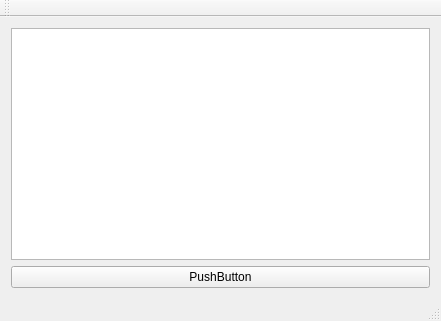
<?xml version="1.0" encoding="UTF-8"?>
<ui version="4.0">
 <class>MainWindow</class>
 <widget class="QMainWindow" name="MainWindow">
  <property name="geometry">
   <rect>
    <x>0</x>
    <y>0</y>
    <width>441</width>
    <height>321</height>
   </rect>
  </property>
  <property name="windowTitle">
   <string>MainWindow</string>
  </property>
  <widget class="QWidget" name="centralWidget">
   <layout class="QGridLayout" name="gridLayout">
    <item row="0" column="0">
     <widget class="QTreeView" name="treeView"/>
    </item>
    <item row="1" column="0">
     <widget class="QPushButton" name="pushButton">
      <property name="text">
       <string>PushButton</string>
      </property>
     </widget>
    </item>
   </layout>
  </widget>
  <widget class="QMenuBar" name="menuBar">
   <property name="geometry">
    <rect>
     <x>0</x>
     <y>0</y>
     <width>441</width>
     <height>23</height>
    </rect>
   </property>
  </widget>
  <widget class="QToolBar" name="mainToolBar">
   <attribute name="toolBarArea">
    <enum>TopToolBarArea</enum>
   </attribute>
   <attribute name="toolBarBreak">
    <bool>false</bool>
   </attribute>
  </widget>
  <widget class="QStatusBar" name="statusBar"/>
 </widget>
 <layoutdefault spacing="6" margin="11"/>
 <resources/>
 <connections>
  <connection>
   <sender>pushButton</sender>
   <signal>clicked()</signal>
   <receiver>MainWindow</receiver>
   <slot>onBtnClicked()</slot>
   <hints>
    <hint type="sourcelabel">
     <x>223</x>
     <y>276</y>
    </hint>
    <hint type="destinationlabel">
     <x>438</x>
     <y>262</y>
    </hint>
   </hints>
  </connection>
 </connections>
 <slots>
  <slot>onBtnClicked()</slot>
 </slots>
</ui>
